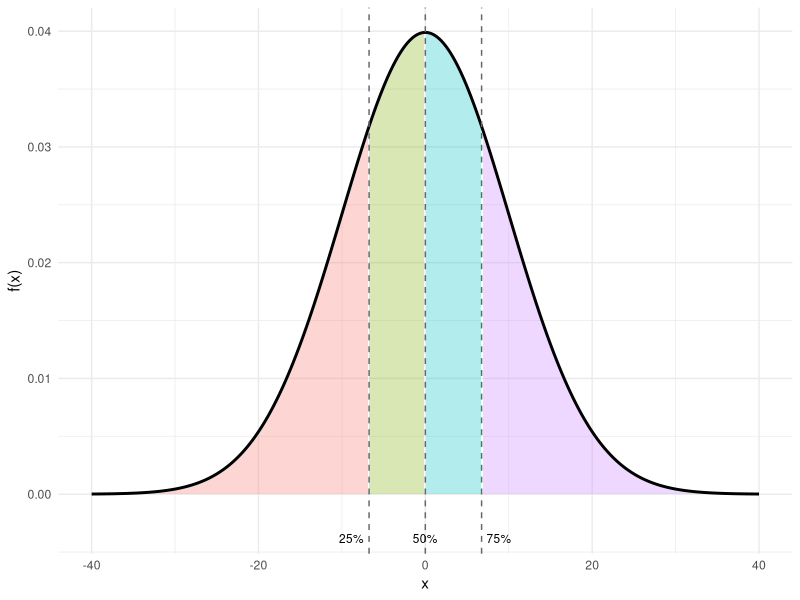
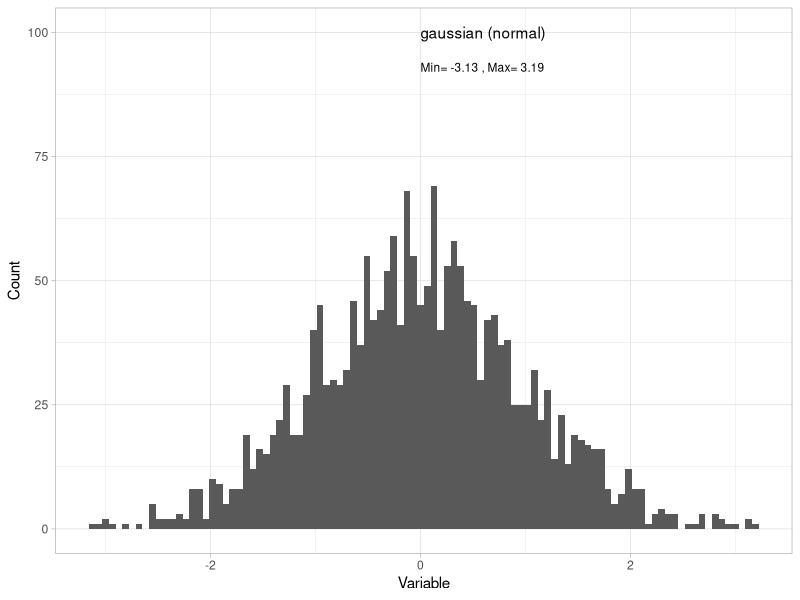
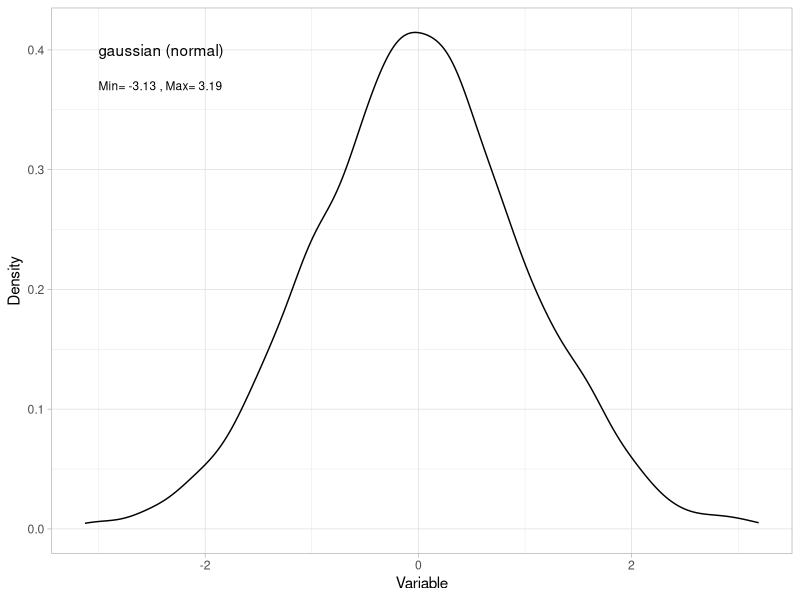
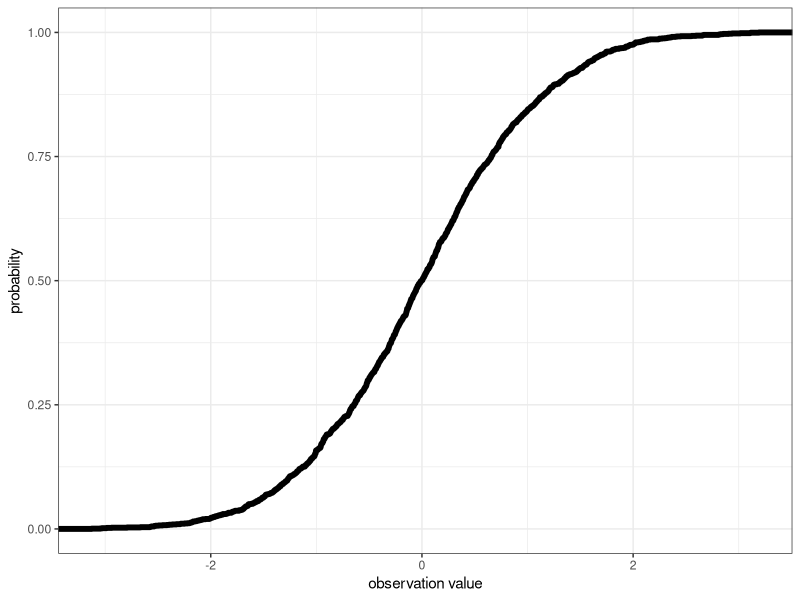
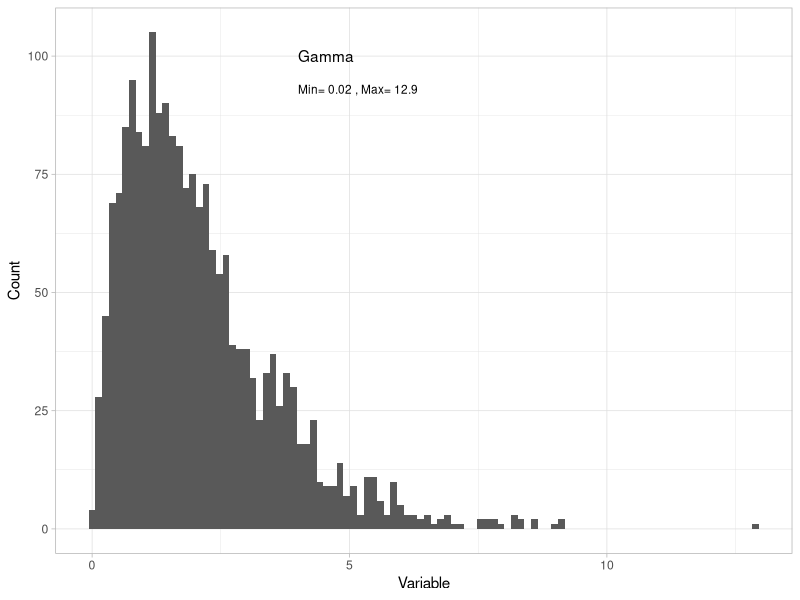
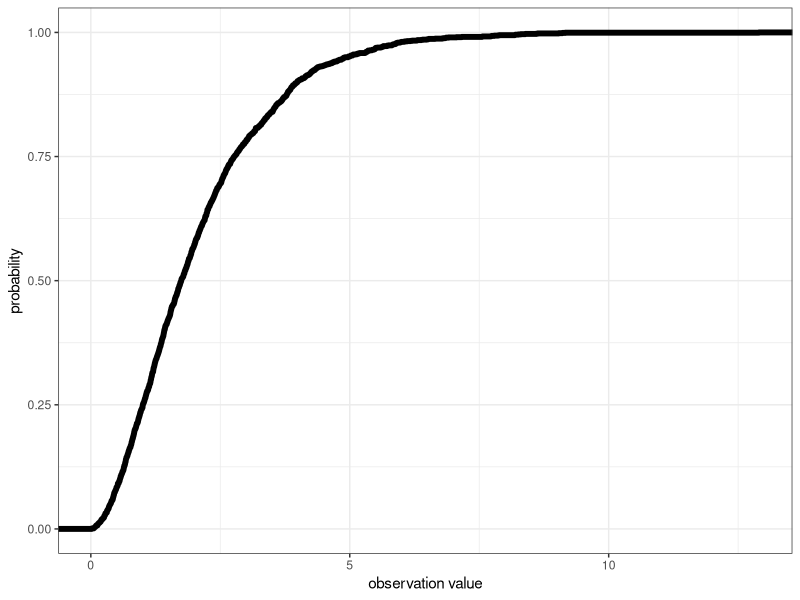
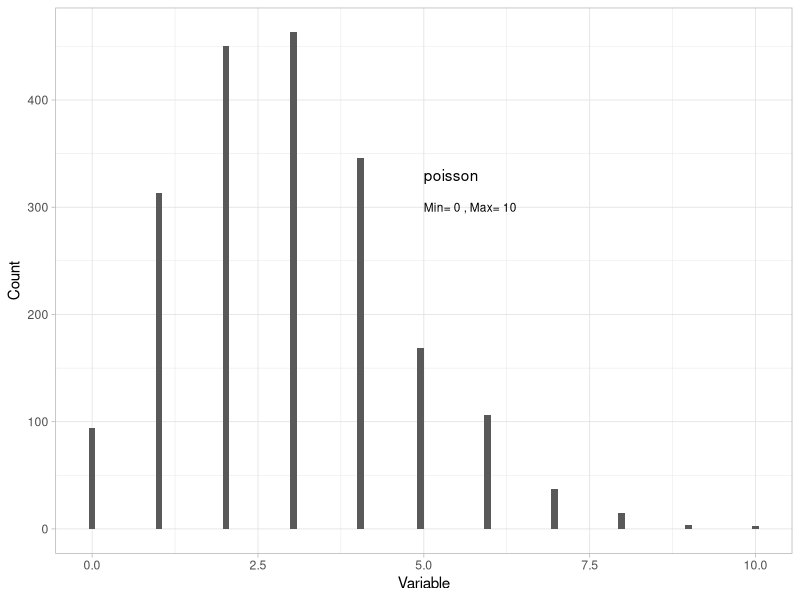
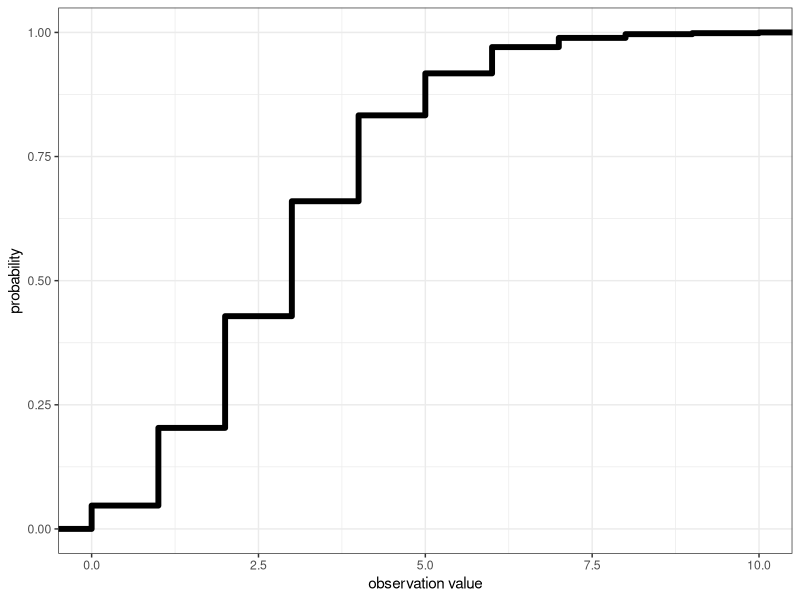

The R source for these figures, in order:
## ---- chunk 1
knitr::opts_chunk$set(warning = FALSE, message = FALSE) 
## ---- chunk 2


library(ggplot2)

# parameters
mu  <- 0
sig <- 10   # broad spread

# keep only central quantiles
probs <- c(0.25, 0.5, 0.75)
qs    <- qnorm(probs, mean = mu, sd = sig)

# density curve data
x <- seq(mu - 4*sig, mu + 4*sig, length.out = 400)
df <- data.frame(
  x = x,
  density = dnorm(x, mean = mu, sd = sig)
)

# shading regions between quantiles
shade_df <- data.frame(
  x = x,
  density = dnorm(x, mu, sig),
  region = cut(
    x,
    breaks = c(-Inf, qs, Inf),
    labels = paste0("Region ", 1:4)
  )
)

# quantile label positions (below x-axis)
label_df <- data.frame(
  x = qs,
  y = -0.005,
  label = paste0(round(probs*100), "%")
)

ggplot() +
  # shaded regions
  geom_ribbon(
    data = shade_df,
    aes(x = x, ymin = 0, ymax = density, fill = region),
    alpha = 0.3,
    show.legend = FALSE
  ) +
  # density curve
  geom_line(data = df, aes(x, density), linewidth = 1) +
  # vertical quantile lines
  geom_vline(xintercept = qs, linetype = "dashed", color = "grey40") +
  # labels below axis
  geom_text(
    data = label_df,
    aes(x = x, y = y, label = label),
    vjust = -1,
    size = 3,
    hjust = c(1.2, 0.5, -0.2) # left, centered, right
  ) +
  labs(
   # title = "Normal Density with Shaded Central Quantiles",
    x = "x",
    y = "f(x)"
  ) +
  coord_cartesian(ylim = c(-0.003, max(df$density))) +
  theme_minimal()

## ---- chunk 3
# Simulating data
set.seed(12) # setting the seed for the random number generator
n <- 2000 # sample size 
Dat <- data.frame(x = rnorm(n = n, 
                            mean = 0, # mean of data
                            sd = 1)) # standard deviation of data

## ---- chunk 4

range(Dat$x)

## ---- chunk 5

library(ggplot2) # load ggplot2 package for plotting

ggplot()+ # start a ggplot
  geom_histogram(data = Dat, mapping = aes(x = x), # add data as a histogram
                 bins = 100)+ # here you can adjust the number of bins
  ylab("Count")+ # change y-axis label
  xlab("Variable")+ # change x-axis label
  theme_light()+ # change theme
  geom_text(mapping=aes(x = 0, y = 100, label = "gaussian (normal)"), # add a label to the plot
            hjust = "left")+ #left-justify the label
  geom_text(mapping=aes(x = 0, y = 93, 
                        label=paste("Min=", 
                                    round(min(Dat$x), 2), 
                                    ", Max=", 
                                    round(max(Dat$x), 2))), #add min and max of my data to the plot
            size = 3,  # change the size of the label text
            hjust = "left") #left-justify the label

## ---- chunk 6

ggplot()+ # start a ggplot
  geom_density(data = Dat, mapping=aes(x = x))+ # here you can adjust the number of bins
  ylab("Density")+ # change y-axis label
  xlab("Variable")+ # change x-axis label
  theme_light()+ # change theme
  geom_text(mapping=aes(x = -3, y = 0.4, label="gaussian (normal)"), # add a label to the plot
            hjust = "left")+ #left-justify the label
  geom_text(mapping=aes(x = -3, y = 0.37, 
                        label=paste("Min=", 
                                    round(min(Dat$x), 2), 
                                    ", Max=", 
                                    round(max(Dat$x), 2))), #add min and max of my data to the plot
            size = 3,  # change the size of the label text
            hjust = "left") #left-justify the label

## ---- chunk 7

quantile(Dat$x)

## ---- chunk 8

ggplot()+ # start a ggplot
  stat_ecdf(mapping = aes(x = x), data = Dat, size = 2)+ # add the cumulative distribution function
  theme_bw()+ # change the theme
  ylab("probability")+ # change the y-axis label
  xlab("observation value") # change the x-axis label


## ---- chunk 9
# Simulating data
set.seed(12) # setting the seed for the random number generator
n <- 2000 # sample size 
Dat<-data.frame(x=rgamma(n = n, # sample size
                         shape = 2)) # set the shape parameter of the Gamma distribution

## ---- chunk 10

range(Dat$x)

## ---- chunk 11

ggplot()+ # start a ggplot
  geom_histogram(data = Dat, mapping = aes(x = x), # add data as a histogram
                 bins = 100)+ # here you can adjust the number of bins
  ylab("Count")+ # change y-axis label
  xlab("Variable")+ # change x-axis label
  theme_light()+ # change theme
  geom_text(mapping=aes(x = 4, y = 100, label = "Gamma"), # add a label to the plot
            hjust = "left")+ #left-justify the label
  geom_text(mapping=aes(x = 4, y = 93, 
                        label=paste("Min=", 
                                    round(min(Dat$x), 2), 
                                    ", Max=", 
                                    round(max(Dat$x), 2))), #add min and max of my data to the plot
            size = 3,  # change the size of the label text
            hjust = "left") #left-justify the label

## ---- chunk 12

quantile(Dat$x)

## ---- chunk 13

ggplot()+ # start a ggplot
  stat_ecdf(mapping = aes(x = x), data = Dat, size = 2)+ # add the cumulative distribution function
  theme_bw()+ # change the theme
  ylab("probability")+ # change the y-axis label
  xlab("observation value") # change the x-axis label


## ---- chunk 14
# Simulating data
set.seed(12) # setting the seed for the random number generator
n <- 2000 # sample size 
Dat<-data.frame(x=rpois(n = n, # sample size
                         lambda = 3)) # set the lambda parameter of the poisson distribution

## ---- chunk 15

range(Dat$x)

## ---- chunk 16

ggplot()+ # start a ggplot
  geom_histogram(data = Dat, mapping = aes(x = x), # add data as a histogram
                 bins = 100)+ # here you can adjust the number of bins
  ylab("Count")+ # change y-axis label
  xlab("Variable")+ # change x-axis label
  theme_light()+ # change theme
  geom_text(mapping=aes(x = 5, y = 330, label = "poisson"), # add a label to the plot
            hjust = "left")+ #left-justify the label
  geom_text(mapping=aes(x = 5, y = 300, 
                        label=paste("Min=", 
                                    round(min(Dat$x), 2), 
                                    ", Max=", 
                                    round(max(Dat$x), 2))), #add min and max of my data to the plot
            size = 3,  # change the size of the label text
            hjust = "left") #left-justify the label

## ---- chunk 17

quantile(Dat$x)

## ---- chunk 18

ggplot()+ # start a ggplot
  stat_ecdf(mapping = aes(x = x), data = Dat, size = 2)+ # add the cumulative distribution function
  theme_bw()+ # change the theme
  ylab("probability")+ # change the y-axis label
  xlab("observation value") # change the x-axis label


## ---- chunk 19
# Simulating data
set.seed(12) # setting the seed for the random number generator
n <- 2000 # sample size 
Dat<-data.frame(x = as.factor(rbinom(n = n, size = 1, prob = 0.3))) # prob defines the probability of success

## ---- chunk 20

levels(Dat$x)

## ---- chunk 21

ggplot()+
  geom_bar(data=Dat, aes(x=x))+
  ylab("Count")+
  xlab("Response")+
  theme_light()
